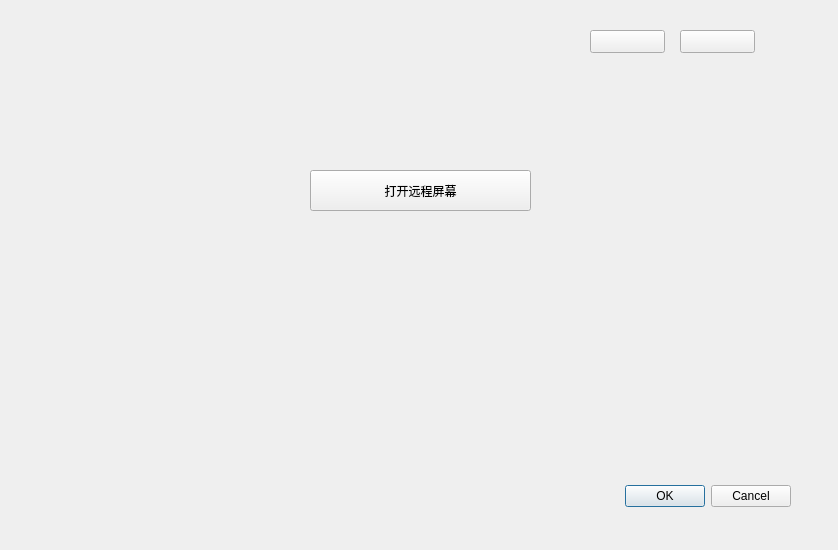
<?xml version="1.0" encoding="UTF-8"?>
<ui version="4.0">
 <class>Dialog</class>
 <widget class="QDialog" name="Dialog">
  <property name="geometry">
   <rect>
    <x>0</x>
    <y>0</y>
    <width>838</width>
    <height>550</height>
   </rect>
  </property>
  <property name="windowTitle">
   <string>Dialog</string>
  </property>
  <widget class="QDialogButtonBox" name="buttonBox">
   <property name="geometry">
    <rect>
     <x>450</x>
     <y>480</y>
     <width>341</width>
     <height>32</height>
    </rect>
   </property>
   <property name="orientation">
    <enum>Qt::Horizontal</enum>
   </property>
   <property name="standardButtons">
    <set>QDialogButtonBox::Cancel|QDialogButtonBox::Ok</set>
   </property>
  </widget>
  <widget class="QPushButton" name="showButton">
   <property name="geometry">
    <rect>
     <x>310</x>
     <y>170</y>
     <width>221</width>
     <height>41</height>
    </rect>
   </property>
   <property name="text">
    <string>打开远程屏幕</string>
   </property>
  </widget>
  <widget class="QPushButton" name="miniumButton">
   <property name="geometry">
    <rect>
     <x>590</x>
     <y>30</y>
     <width>75</width>
     <height>23</height>
    </rect>
   </property>
   <property name="text">
    <string/>
   </property>
  </widget>
  <widget class="QPushButton" name="closeButton">
   <property name="geometry">
    <rect>
     <x>680</x>
     <y>30</y>
     <width>75</width>
     <height>23</height>
    </rect>
   </property>
   <property name="text">
    <string/>
   </property>
  </widget>
 </widget>
 <resources/>
 <connections>
  <connection>
   <sender>buttonBox</sender>
   <signal>accepted()</signal>
   <receiver>Dialog</receiver>
   <slot>accept()</slot>
   <hints>
    <hint type="sourcelabel">
     <x>248</x>
     <y>254</y>
    </hint>
    <hint type="destinationlabel">
     <x>157</x>
     <y>274</y>
    </hint>
   </hints>
  </connection>
  <connection>
   <sender>buttonBox</sender>
   <signal>rejected()</signal>
   <receiver>Dialog</receiver>
   <slot>reject()</slot>
   <hints>
    <hint type="sourcelabel">
     <x>316</x>
     <y>260</y>
    </hint>
    <hint type="destinationlabel">
     <x>286</x>
     <y>274</y>
    </hint>
   </hints>
  </connection>
  <connection>
   <sender>miniumButton</sender>
   <signal>clicked()</signal>
   <receiver>Dialog</receiver>
   <slot>showMinimized()</slot>
   <hints>
    <hint type="sourcelabel">
     <x>627</x>
     <y>41</y>
    </hint>
    <hint type="destinationlabel">
     <x>418</x>
     <y>274</y>
    </hint>
   </hints>
  </connection>
  <connection>
   <sender>closeButton</sender>
   <signal>clicked()</signal>
   <receiver>Dialog</receiver>
   <slot>close()</slot>
   <hints>
    <hint type="sourcelabel">
     <x>717</x>
     <y>41</y>
    </hint>
    <hint type="destinationlabel">
     <x>418</x>
     <y>274</y>
    </hint>
   </hints>
  </connection>
 </connections>
</ui>
